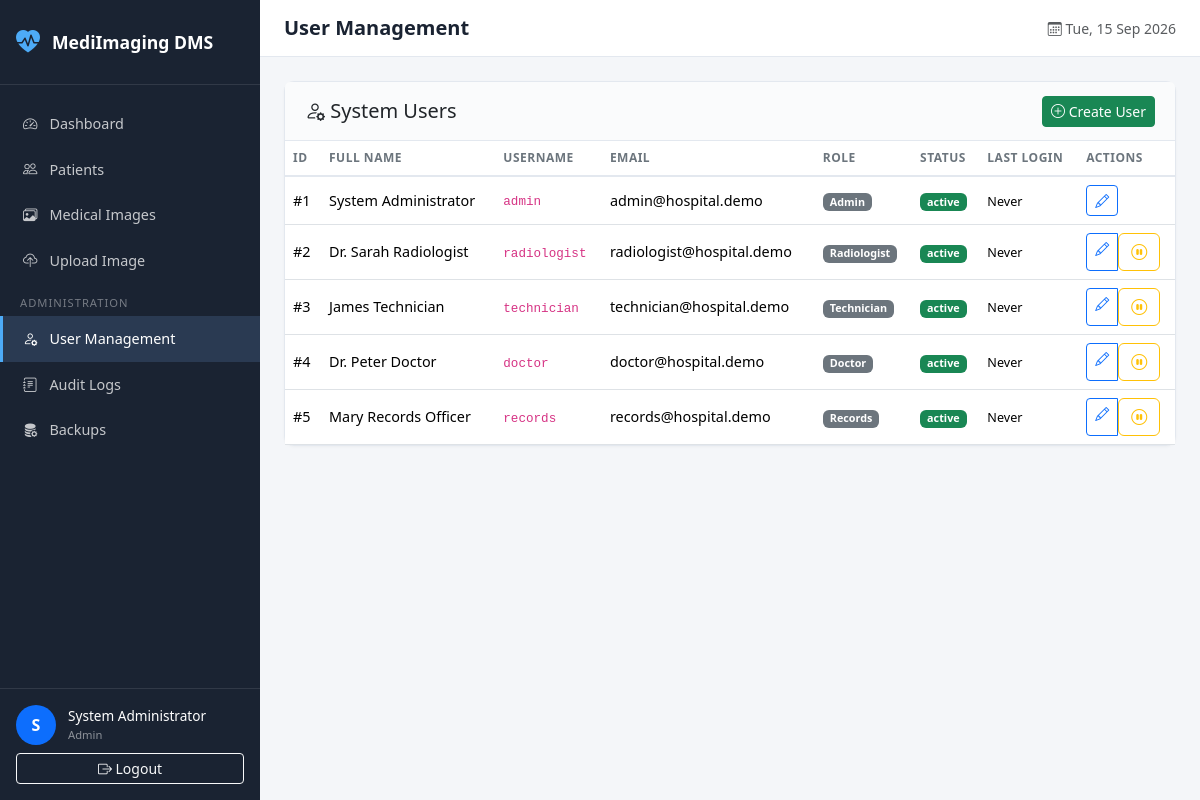
The app's page /index.php?page=users (signed in) with its own data.
### tables this page shows
CREATE TABLE `users` (
  `user_id` INT UNSIGNED NOT NULL AUTO_INCREMENT,
  `full_name` VARCHAR(150) NOT NULL,
  `username` VARCHAR(50) NOT NULL,
  `email` VARCHAR(150) NOT NULL,
  `phone` VARCHAR(20) DEFAULT NULL,
  `password_hash` VARCHAR(255) NOT NULL,
  `role_id` INT UNSIGNED NOT NULL,
  `account_status` ENUM('active','disabled','locked') NOT NULL DEFAULT 'active',
  `failed_login_attempts` TINYINT UNSIGNED NOT NULL DEFAULT 0,
  `last_login` DATETIME DEFAULT NULL,
  `created_at` TIMESTAMP NOT NULL DEFAULT CURRENT_TIMESTAMP,
  `updated_at` TIMESTAMP NOT NULL DEFAULT CURRENT_TIMESTAMP ON UPDATE CURRENT_TIMESTAMP,
  PRIMARY KEY (`user_id`),
  UNIQUE KEY `uk_username` (`username`),
  UNIQUE KEY `uk_email` (`email`),
  KEY `idx_role_id` (`role_id`),
  KEY `idx_account_status` (`account_status`),
  CONSTRAINT `fk_users_role` FOREIGN KEY (`role_id`) 
    REFERENCES `roles` (`role_id`) ON UPDATE CASCADE ON DELETE RESTRICT
);

CREATE TABLE `roles` (
  `role_id` INT UNSIGNED NOT NULL AUTO_INCREMENT,
  `role_name` VARCHAR(50) NOT NULL,
  `role_description` VARCHAR(255) DEFAULT NULL,
  `created_at` TIMESTAMP NOT NULL DEFAULT CURRENT_TIMESTAMP,
  PRIMARY KEY (`role_id`),
  UNIQUE KEY `uk_role_name` (`role_name`)
);

### controllers/UserController.php (called while the page is built, shortened)
<?php
class UserController
{
    public function index(): void
    {
        $users = User::getAllWithRoles();
        require APP_ROOT . '/views/users/index.php';
    }
}

### core/Auth.php (called while the page is built, shortened)
<?php
class Auth
{
    private static ?array $user = null;
    public static function check(): bool
    {
        return isset($_SESSION['user_id']);
    }
    public static function user(): ?array
    {
        if (self::$user === null && self::check()) {
            $db = Database::getInstance();
            $stmt = $db->prepare("
                SELECT u.*, r.role_name
                FROM users u
                INNER JOIN roles r ON u.role_id = r.role_id
                WHERE u.user_id = ?
                LIMIT 1
            ");
            $stmt->execute([$_SESSION['user_id']]);
            self::$user = $stmt->fetch() ?: null;
        }
        return self::$user;
    }
    public static function id(): ?int
    {
        return $_SESSION['user_id'] ?? null;
    }
    public static function role(): ?string
    {
        return $_SESSION['role'] ?? null;
    }
    public static function isRole(string ...$roles): bool
    {
        return in_array(self::role(), $roles, true);
    }
    public static function hasPermission(string $permission): bool
    {
        $permissions = [
            ROLE_ADMIN => [
                'manage_users', 'view_audit', 'perform_backup',
                'register_patient', 'edit_patient', 'view_patient',
                'upload_image', 'view_image', 'archive_image', 'search_records'
            ],
            ROLE_HEAD_NURSE => [
                'manage_nurses', 'assign_nurse_doctor', 'assign_nurse_patient',
                'manage_shifts', 'view_nursing_reports', 'view_department_audit',
                'view_patient', 'view_image', 'search_records'
            ],
            ROLE_RADIOLOGIST => [
                'view_patient', 'upload_image', 'view_image',
                'archive_image', 'search_records'
            ],
            ROLE_TECHNICIAN => [
                'register_patient', 'view_patient', 'upload_image',
                'view_image', 'search_records'
            ],
            ROLE_DOCTOR => [
                'view_patient', 'view_image', 'search_records'
            ],
            ROLE_RECORDS => [
                'register_patient', 'edit_patient', 'view_patient',
                'view_image', 'search_records'
            ],
        ];
        $role = self::role();
        return in_array($permission, $permissions[$role] ?? [], true);
    }
}

### config/database.php (called while the page is built)
<?php
return [
    'host'     => 'localhost',
    'port'     => 3306,
    'database' => 'medical_imaging_db',
    'username' => 'root',
    'password' => '',
    'charset'  => 'utf8mb4',
    'options'  => [
        PDO::ATTR_ERRMODE            => PDO::ERRMODE_EXCEPTION,
        PDO::ATTR_DEFAULT_FETCH_MODE => PDO::FETCH_ASSOC,
        PDO::ATTR_EMULATE_PREPARES   => false,
        PDO::ATTR_STRINGIFY_FETCHES  => false,
    ],
];

### core/Database.php (called while the page is built, shortened)
<?php
class Database
{
    private static ?PDO $instance = null;
    public static function getInstance(): PDO
    {
        if (self::$instance === null) {
            $config = require APP_ROOT . '/config/database.php';
            $dsn = sprintf(
                'mysql:host=%s;port=%d;dbname=%s;charset=%s',
                $config['host'],
                $config['port'],
                $config['database'],
                $config['charset']
            );
            try {
                self::$instance = new PDO(
                    $dsn,
                    $config['username'],
                    $config['password'],
                    $config['options']
                );
            } catch (PDOException $e) {
                error_log('Database connection failed: ' . $e->getMessage());
                if (defined('APP_ENV') && APP_ENV === 'development') {
                    die('Database connection failed: ' . $e->getMessage());
                }
                die('A system error occurred. Please try again later.');
            }
        }
        return self::$instance;
    }
}

### models/BaseModel.php (called while the page is built, shortened)
<?php
abstract class BaseModel
{
    protected static function db(): PDO
    {
        return Database::getInstance();
    }
}

### models/User.php (called while the page is built, shortened)
<?php
class User extends BaseModel
{
    public static function getAllWithRoles(): array
    {
        $sql = "SELECT u.*, r.role_name
                FROM users u
                INNER JOIN roles r ON u.role_id = r.role_id
                ORDER BY u.created_at DESC";
        return self::db()->query($sql)->fetchAll();
    }
}

### views/users/index.php (the view, shortened to what this page needs)
<?php
require APP_ROOT . '/views/layouts/main.php';
?>
<div class="card">
    <div class="card-header d-flex justify-content-between align-items-center">
        <h5 class="mb-0"><i class="bi bi-person-gear"></i> System Users</h5>
        <a href="<?= BASE_URL ?>/index.php?page=users&action=create" class="btn btn-sm btn-success">
            <i class="bi bi-plus-circle"></i> Create User
        </a>
    </div>
    <div class="card-body p-0">
        <div class="table-responsive">
            <table class="table table-hover mb-0">
                <thead>
                    <tr>
                        <th>ID</th>
                        <th>Full Name</th>
                        <th>Username</th>
                        <th>Email</th>
                        <th>Role</th>
                        <th>Status</th>
                        <th>Last Login</th>
                        <th>Actions</th>
                    </tr>
                </thead>
                <tbody>
                    <?php foreach ($users as $u): ?>
                        <tr>
                            <td>#<?= $u['user_id'] ?></td>
                            <td><?= htmlspecialchars($u['full_name']) ?></td>
                            <td><code><?= htmlspecialchars($u['username']) ?></code></td>
                            <td><?= htmlspecialchars($u['email']) ?></td>
                            <td><span class="badge bg-secondary"><?= htmlspecialchars(ucfirst($u['role_name'])) ?></span></td>
                            <td>
                                <span class="badge bg-<?= $u['account_status'] === 'active' ? 'success' : ($u['account_status'] === 'locked' ? 'danger' : 'warning') ?>">
                                    <?= htmlspecialchars($u['account_status']) ?>
                                </span>
                            </td>
                            <td><small><?= $u['last_login'] ? date('d M Y H:i', strtotime($u['last_login'])) : 'Never' ?></small></td>
                            <td>
                                <div class="btn-group btn-group-sm">
                                    <a href="<?= BASE_URL ?>/index.php?page=users&action=edit&id=<?= $u['user_id'] ?>" class="btn btn-outline-primary" title="Edit">
                                        <i class="bi bi-pencil"></i>
                                    </a>
                                    <?php if ($u['user_id'] !== Auth::id()): ?>
                                    <form method="POST" action="<?= BASE_URL ?>/index.php?page=users&action=toggleStatus" class="d-inline" onsubmit="return confirm('Change status for <?= htmlspecialchars($u['username']) ?>?');">
                                        <button type="submit" class="btn btn-outline-<?= $u['account_status'] === 'active' ? 'warning' : 'success' ?>">
                                            <i class="bi bi-<?= $u['account_status'] === 'active' ? 'pause-circle' : 'play-circle' ?>"></i>
                                        </button>
                                    </form>
                                    <?php endif; ?>
                                </div>
                            </td>
                        </tr>
                    <?php endforeach; ?>
                </tbody>
            </table>
        </div>
    </div>
</div>
<?php require APP_ROOT . '/views/layouts/footer.php'; ?>

### views/layouts/sidebar.php (shortened to what this page needs)
<aside class="sidebar" id="sidebar">
    <div class="sidebar-brand">
        <i class="bi bi-heart-pulse-fill"></i>
        <span><?= APP_NAME ?></span>
    </div>
    <nav class="sidebar-nav">
        <a href="<?= BASE_URL ?>/index.php?page=dashboard"
           class="nav-link <?= ($currentPage ?? '') === 'dashboard' ? 'active' : '' ?>">
            <i class="bi bi-speedometer2"></i>
            <span>Dashboard</span>
        </a>
        <?php if (Auth::hasPermission('view_patient')): ?>
        <a href="<?= BASE_URL ?>/index.php?page=patients"
           class="nav-link <?= ($currentPage ?? '') === 'patients' ? 'active' : '' ?>">
            <i class="bi bi-people"></i>
            <span>Patients</span>
        </a>
        <?php endif; ?>
        <?php if (Auth::hasPermission('view_image')): ?>
        <a href="<?= BASE_URL ?>/index.php?page=imaging"
           class="nav-link <?= ($currentPage ?? '') === 'imaging' ? 'active' : '' ?>">
            <i class="bi bi-images"></i>
            <span>Medical Images</span>
        </a>
        <?php endif; ?>
        <?php if (Auth::hasPermission('upload_image')): ?>
        <a href="<?= BASE_URL ?>/index.php?page=imaging&action=upload"
           class="nav-link <?= ($currentPage ?? '') === 'imaging' && ($currentAction ?? '') === 'upload' ? 'active' : '' ?>">
            <i class="bi bi-cloud-upload"></i>
            <span>Upload Image</span>
        </a>
        <?php endif; ?>
        <?php if (Auth::isRole(ROLE_ADMIN)): ?>
        <div class="sidebar-divider">Administration</div>
        <a href="<?= BASE_URL ?>/index.php?page=users"
           class="nav-link <?= ($currentPage ?? '') === 'users' ? 'active' : '' ?>">
            <i class="bi bi-person-gear"></i>
            <span>User Management</span>
        </a>
        <a href="<?= BASE_URL ?>/index.php?page=audit"
           class="nav-link <?= ($currentPage ?? '') === 'audit' ? 'active' : '' ?>">
            <i class="bi bi-journal-text"></i>
            <span>Audit Logs</span>
        </a>
        <a href="<?= BASE_URL ?>/index.php?page=backups"
           class="nav-link <?= ($currentPage ?? '') === 'backups' ? 'active' : '' ?>">
            <i class="bi bi-database-fill-gear"></i>
            <span>Backups</span>
        </a>
        <?php endif; ?>
    </nav>
    <div class="sidebar-footer">
        <div class="user-info">
            <div class="user-avatar">
                <?= strtoupper(substr(Auth::user()['full_name'] ?? 'U', 0, 1)) ?>
            </div>
            <div class="user-details">
                <span class="user-name"><?= htmlspecialchars(Auth::user()['full_name'] ?? 'User') ?></span>
                <span class="user-role"><?= htmlspecialchars(ucfirst(str_replace('_', ' ', Auth::role() ?? ''))) ?></span>
            </div>
        </div>
        <a href="<?= BASE_URL ?>/logout.php" class="btn btn-outline-light btn-sm w-100 mt-2">
            <i class="bi bi-box-arrow-right"></i> Logout
        </a>
    </div>
</aside>

### public/css/style.css (style rules this page uses)
:root { --sidebar-width: 260px; --primary: #0d6efd; --sidebar-bg: #1a2332; --sidebar-hover: #2a3a52; --content-bg: #f4f6f9; }
* { box-sizing: border-box; }
body { font-family: 'Segoe UI', system-ui, -apple-system, sans-serif; background: var(--content-bg); color: #2c3e50; margin: 0; }
.sidebar { width: var(--sidebar-width); background: var(--sidebar-bg); color: #fff; display: flex; flex-direction: column; position: fixed; top: 0; left: 0; height: 100vh; z-index: 1000; transition: transform 0.3s ease; }
.sidebar-brand { padding: 1.5rem 1rem; display: flex; align-items: center; gap: 0.75rem; font-size: 1.1rem; font-weight: 600; border-bottom: 1px solid rgba(255,255,255,0.1); }
.sidebar-brand i { color: #4dabf7; font-size: 1.5rem; }
.sidebar-nav { flex: 1; padding: 1rem 0; overflow-y: auto; }
.sidebar-nav .nav-link { color: rgba(255,255,255,0.75); padding: 0.75rem 1.25rem; display: flex; align-items: center; gap: 0.75rem; text-decoration: none; border-left: 3px solid transparent; transition: all 0.2s; font-size: 0.9rem; }
.sidebar-nav .nav-link.active { background: var(--sidebar-hover); color: #fff; border-left-color: #4dabf7; }
.sidebar-divider { padding: 0.75rem 1.25rem 0.25rem; font-size: 0.7rem; text-transform: uppercase; letter-spacing: 1px; color: rgba(255,255,255,0.4); }
.sidebar-footer { padding: 1rem; border-top: 1px solid rgba(255,255,255,0.1); }
.user-info { display: flex; align-items: center; gap: 0.75rem; }
.user-avatar { width: 40px; height: 40px; border-radius: 50%; background: var(--primary); display: flex; align-items: center; justify-content: center; font-weight: 600; flex-shrink: 0; }
.user-details { display: flex; flex-direction: column; overflow: hidden; }
.user-name { font-size: 0.85rem; font-weight: 500; white-space: nowrap; overflow: hidden; text-overflow: ellipsis; }
.user-role { font-size: 0.7rem; color: rgba(255,255,255,0.5); }
.card { border: 1px solid #e3e8ef; border-radius: 10px; box-shadow: 0 1px 3px rgba(0,0,0,0.04); }
.card-header { background: #fafbfc; border-bottom: 1px solid #e3e8ef; padding: 0.85rem 1.25rem; }
.table th { font-size: 0.75rem; text-transform: uppercase; letter-spacing: 0.5px; color: #6c757d; font-weight: 600; border-bottom: 2px solid #e3e8ef; }
.table td { vertical-align: middle; font-size: 0.9rem; }

### records on screen
users: full_name "S", full_name "System Administrator", user_id "1", username "admin", email "admin@hospital.demo", role.role_name "Admin", account_status "active", shows "Never"
users: user_id "2", full_name "Dr. Sarah Radiologist", username "radiologist", email "radiologist@hospital.demo", role.role_name "Radiologist", account_status "active", shows "Never"
users: user_id "3", full_name "James Technician", username "technician", email "technician@hospital.demo", role.role_name "Technician", account_status "active", shows "Never"
users: user_id "4", full_name "Dr. Peter Doctor", username "doctor", email "doctor@hospital.demo", role.role_name "Doctor", account_status "active", shows "Never"
users: user_id "5", full_name "Mary Records Officer", username "records", email "records@hospital.demo", role.role_name "Records", account_status "active", shows "Never"

### other values on screen
APP_NAME "MediImaging DMS"
str_replace('_', ' ', Auth::role() ?? '') "Admin"
$pageTitle "User Management"
